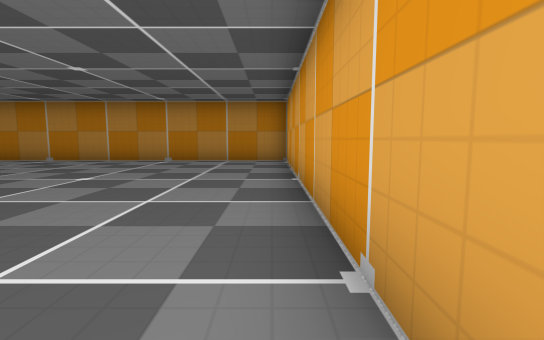
[1] (above)

24 first-person views from a walk through a level from a Godot 3-D game. The camera is 1.5 m above the floor, tilts 6° down and sees 85° across. The floor is counted in squares, 2 m on a side. Each view is taken from the middle of a square. On the plan, view 1 faces up. The plan holds only what a view shows up to about 10 squares ahead; the rest is blank. The place goes on beyond the plan.

[2]
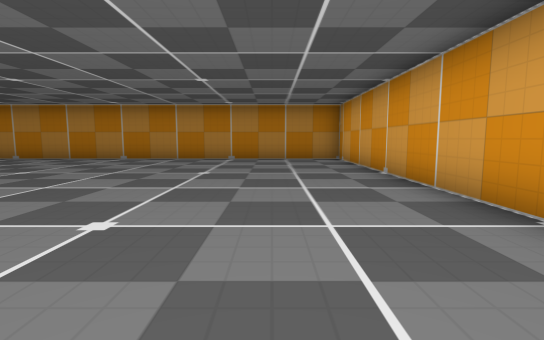

[3]
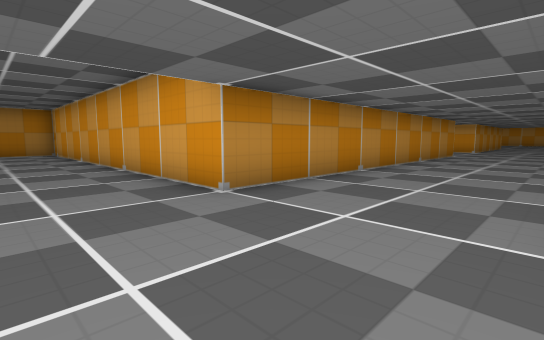

[4]
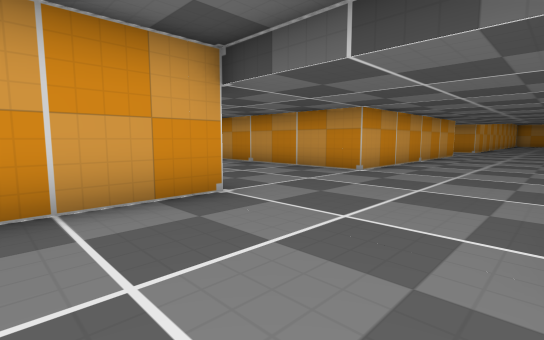

[5]
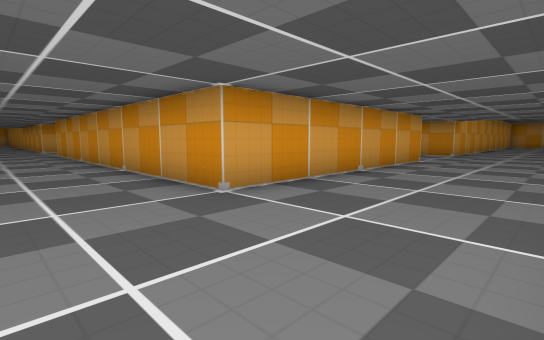

[6]
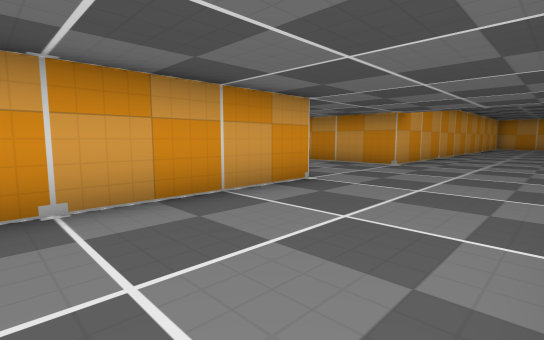

[7]
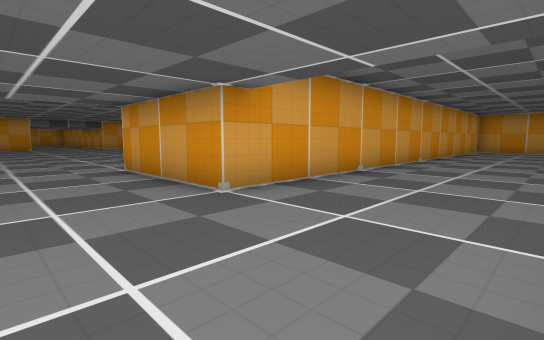

[8]
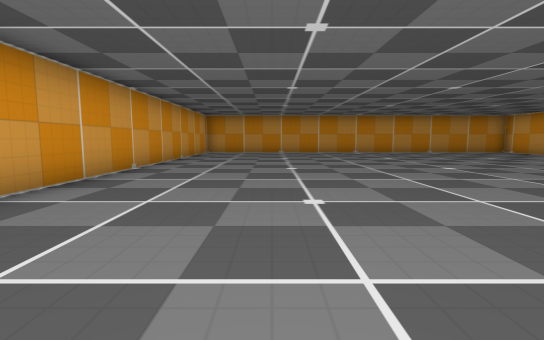

[9]
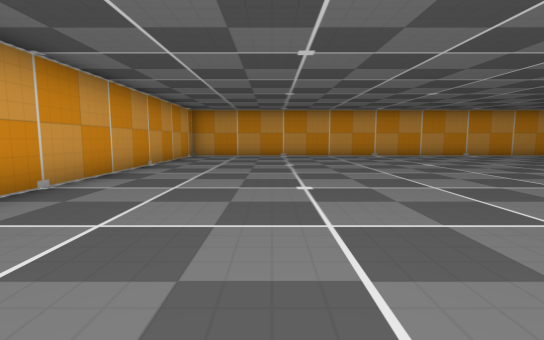

[10]
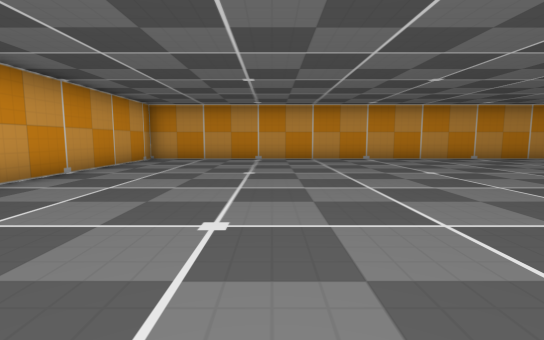

[11]
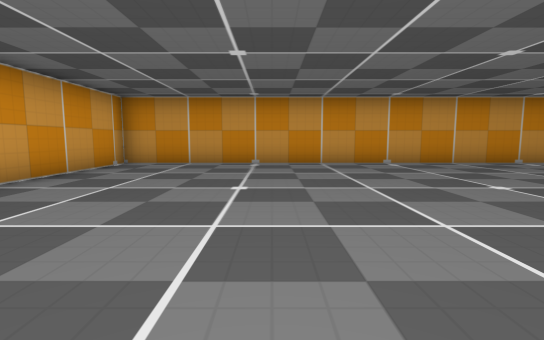

[12]
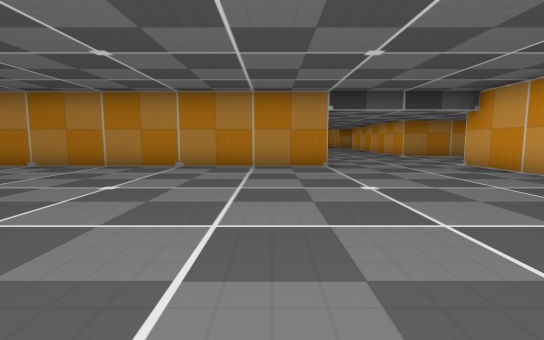

[13]
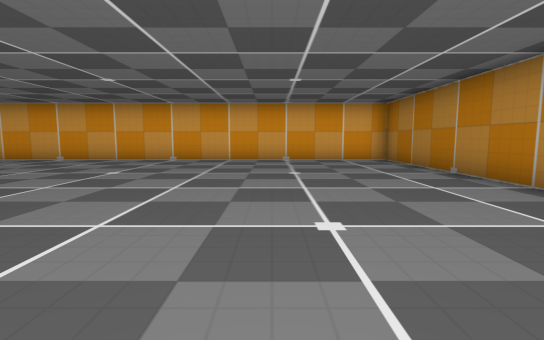

[14]
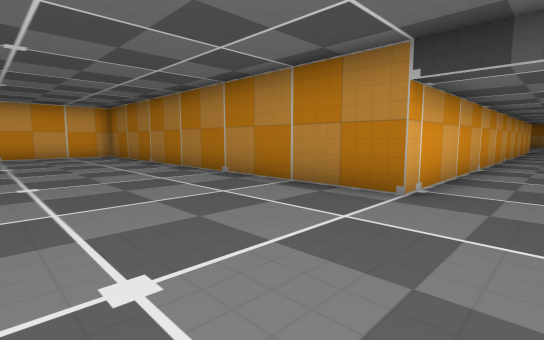

[15]
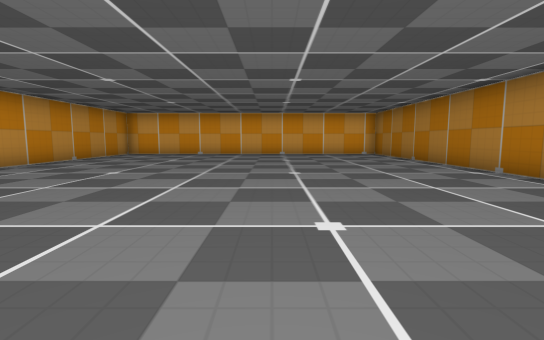

[16]
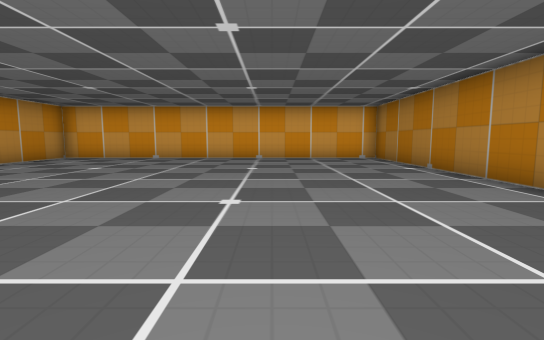

[17]
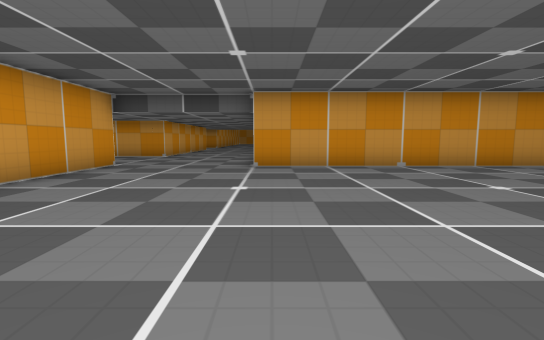

[18]
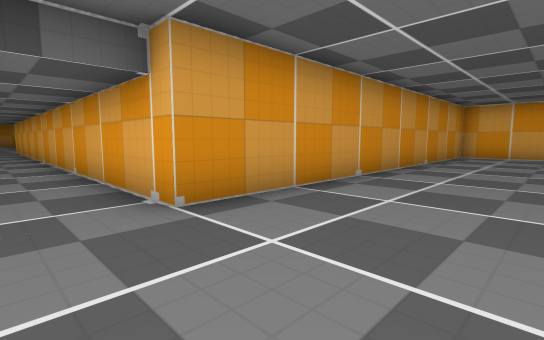

[19]
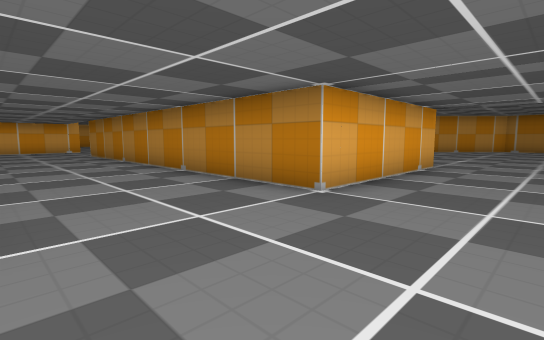

[20]
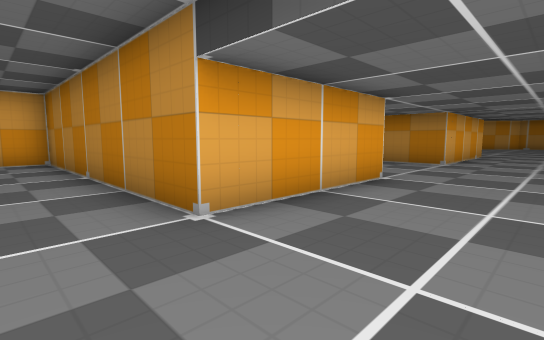

[21]
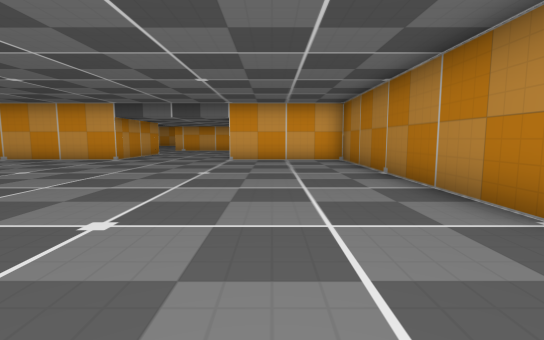

[22]
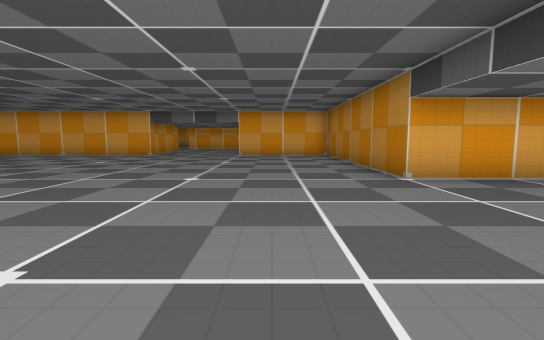

[23]
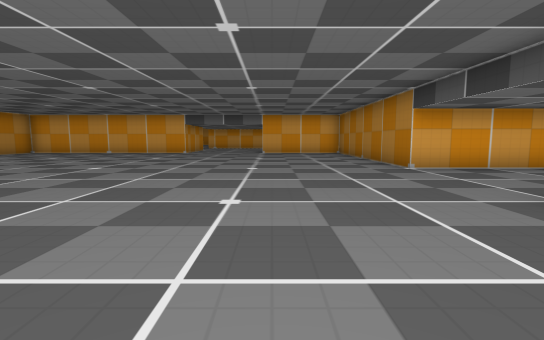

[24]
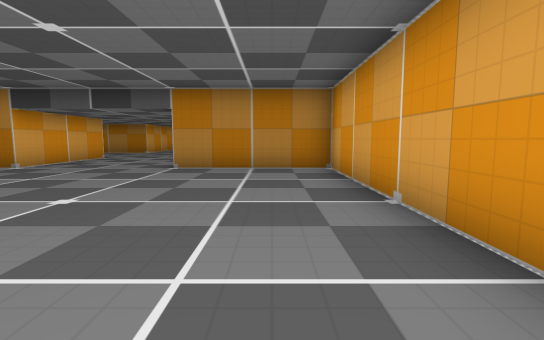

### Floor plan
Points are (right, up) in squares from view 1. A wall is a line through its corners. A room is listed if a view was taken in it or the views show most of it. See-through windows are left out.
Room 1 (views 1, 4, 15, 16, 17, 18)
walls: (-14.1, -2) (-3.5, -2); (0.5, -0.5) (0.5, 10) (-14.1, 10)
ways out: opening at (-1.5, -0.2) to room 2
Room 2 (views 2, 3, 5, 6, 7, 8, 9, 10, 11, 12, 13, 14)
walls: (0.5, -14.6) (0.5, -6.5) (8.8, -6.5); (-3.5, -2) (-3.5, -19) (-15.1, -19); (12.5, 2.5) (12.5, -2.5) (0.5, -2.5) (0.5, -0.5); (-12.2, -35) (0.5, -35) (0.5, -18.5) (4.5, -18.5)
ways out: opening at (-1.5, -0.2) to room 1; opening at (4.2, -16.5) to room 3; opening at (15.5, -5.3) to room 3
Room 3 (views 19, 20, 21, 22, 23, 24)
walls: (20.5, -16.5) (20.5, -10.5) (16.5, -10.5); (12.5, -6.5) (12.5, -10.5) (4.5, -10.5) (4.5, -11.6)
ways out: opening at (4.2, -16.5) to room 2; opening at (15.5, -5.3) to room 2

Positions as (right, up) in squares from view 1, and headings:
1: (0, 0), facing up
2: (-2, -1), facing up
3: (-2, -6), facing up-right
4: (-3, 0), facing down-right
5: (-3, -4), facing down-right
6: (-3, -10), facing down-right
7: (-3, -16), facing down-right
8: (-3, -19), facing down
9: (-3, -22), facing down
10: (-4, -24), facing down
11: (-4, -26), facing down
12: (-5, -27), facing up
13: (-5, -23), facing left
14: (-2, -23), facing up-left
15: (-1, 5), facing left
16: (-4, 6), facing left
17: (-4, 6), facing down
18: (-2, 1), facing down-left
19: (15, -6), facing up-left
20: (15, -12), facing up-left
21: (15, -13), facing left
22: (18, -13), facing left
23: (20, -14), facing left
24: (19, -18), facing up
